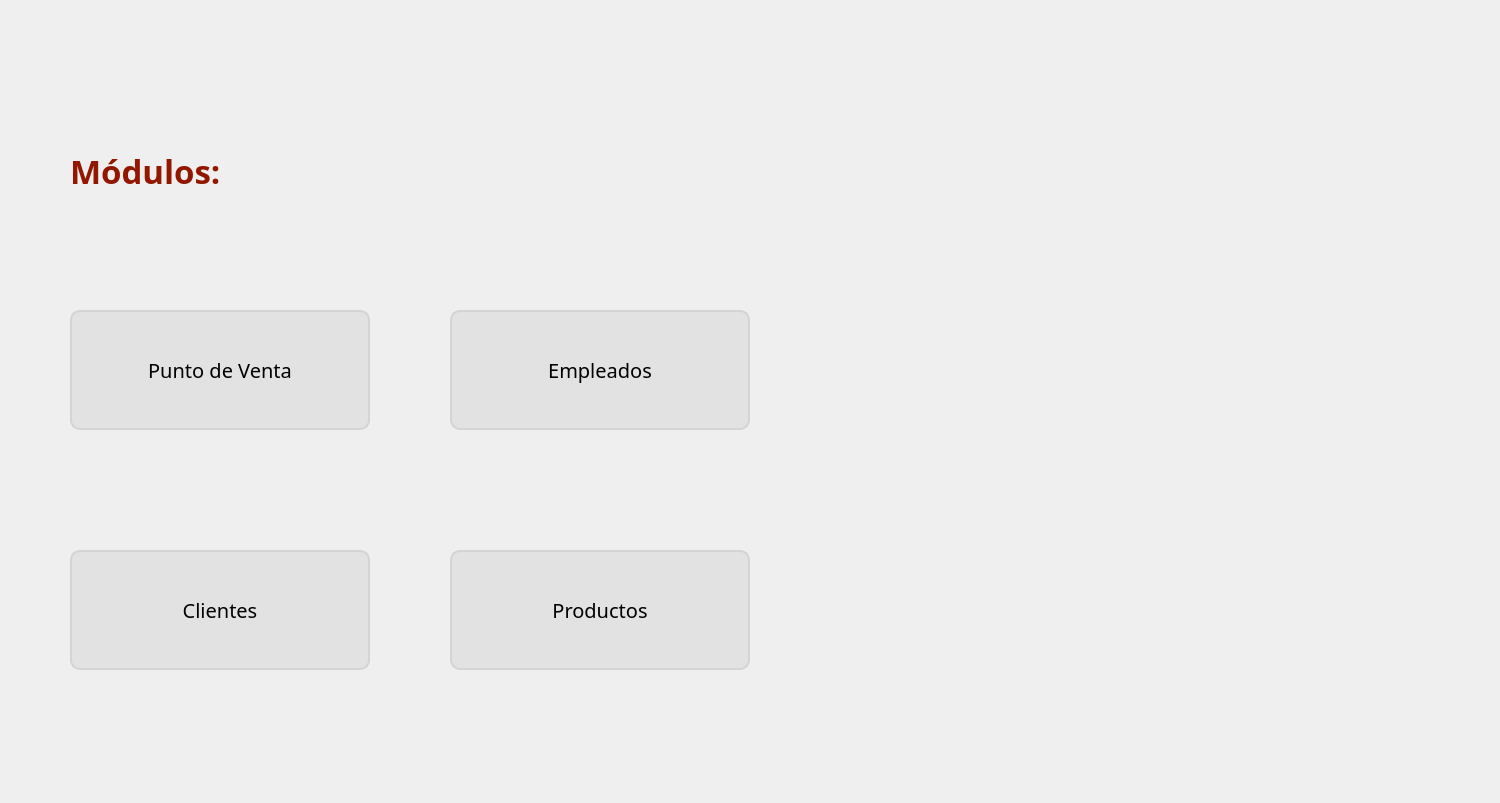
<?xml version="1.0" encoding="UTF-8"?>
<ui version="4.0">
 <class>MainWindow</class>
 <widget class="QMainWindow" name="MainWindow">
  <property name="geometry">
   <rect>
    <x>0</x>
    <y>0</y>
    <width>1500</width>
    <height>803</height>
   </rect>
  </property>
  <property name="font">
   <font>
    <family>Product Sans</family>
    <pointsize>10</pointsize>
    <weight>50</weight>
    <bold>false</bold>
   </font>
  </property>
  <property name="windowTitle">
   <string>MainWindow</string>
  </property>
  <widget class="QWidget" name="centralwidget">
   <widget class="QLabel" name="label">
    <property name="geometry">
     <rect>
      <x>70</x>
      <y>130</y>
      <width>301</width>
      <height>81</height>
     </rect>
    </property>
    <property name="font">
     <font>
      <family>Product Sans</family>
      <pointsize>25</pointsize>
      <weight>75</weight>
      <bold>true</bold>
     </font>
    </property>
    <property name="styleSheet">
     <string notr="true">color: #921700;</string>
    </property>
    <property name="text">
     <string>Módulos:</string>
    </property>
   </widget>
   <widget class="QPushButton" name="btnPuntoVenta">
    <property name="geometry">
     <rect>
      <x>70</x>
      <y>310</y>
      <width>300</width>
      <height>120</height>
     </rect>
    </property>
    <property name="font">
     <font>
      <pointsize>15</pointsize>
     </font>
    </property>
    <property name="styleSheet">
     <string notr="true">QPushButton {
	background-color: #e2e2e2;
	border: 2px solid rgb(212, 212, 212);
	border-radius: 10px;
}

QPushButton:pressed {
	background-color: rgb(207, 207, 207);
}</string>
    </property>
    <property name="text">
     <string>Punto de Venta</string>
    </property>
   </widget>
   <widget class="QLabel" name="label_2">
    <property name="geometry">
     <rect>
      <x>930</x>
      <y>0</y>
      <width>571</width>
      <height>811</height>
     </rect>
    </property>
    <property name="text">
     <string/>
    </property>
    <property name="pixmap">
     <pixmap>../Recursos/img/panel.1.webp</pixmap>
    </property>
    <property name="scaledContents">
     <bool>true</bool>
    </property>
   </widget>
   <widget class="QPushButton" name="btnEmpleados">
    <property name="geometry">
     <rect>
      <x>450</x>
      <y>310</y>
      <width>300</width>
      <height>120</height>
     </rect>
    </property>
    <property name="font">
     <font>
      <pointsize>15</pointsize>
     </font>
    </property>
    <property name="styleSheet">
     <string notr="true">QPushButton {
	background-color: #e2e2e2;
	border: 2px solid rgb(212, 212, 212);
	border-radius: 10px;
}

QPushButton:pressed {
	background-color: rgb(207, 207, 207);
}</string>
    </property>
    <property name="text">
     <string>Empleados</string>
    </property>
   </widget>
   <widget class="QPushButton" name="btnClientes">
    <property name="geometry">
     <rect>
      <x>70</x>
      <y>550</y>
      <width>300</width>
      <height>120</height>
     </rect>
    </property>
    <property name="font">
     <font>
      <pointsize>15</pointsize>
     </font>
    </property>
    <property name="styleSheet">
     <string notr="true">QPushButton {
	background-color: #e2e2e2;
	border: 2px solid rgb(212, 212, 212);
	border-radius: 10px;
}

QPushButton:pressed {
	background-color: rgb(207, 207, 207);
}</string>
    </property>
    <property name="text">
     <string>Clientes</string>
    </property>
   </widget>
   <widget class="QPushButton" name="btnProductos">
    <property name="geometry">
     <rect>
      <x>450</x>
      <y>550</y>
      <width>300</width>
      <height>120</height>
     </rect>
    </property>
    <property name="font">
     <font>
      <pointsize>15</pointsize>
     </font>
    </property>
    <property name="styleSheet">
     <string notr="true">QPushButton {
	background-color: #e2e2e2;
	border: 2px solid rgb(212, 212, 212);
	border-radius: 10px;
}

QPushButton:pressed {
	background-color: rgb(207, 207, 207);
}</string>
    </property>
    <property name="text">
     <string>Productos</string>
    </property>
   </widget>
  </widget>
 </widget>
 <resources/>
 <connections/>
</ui>
